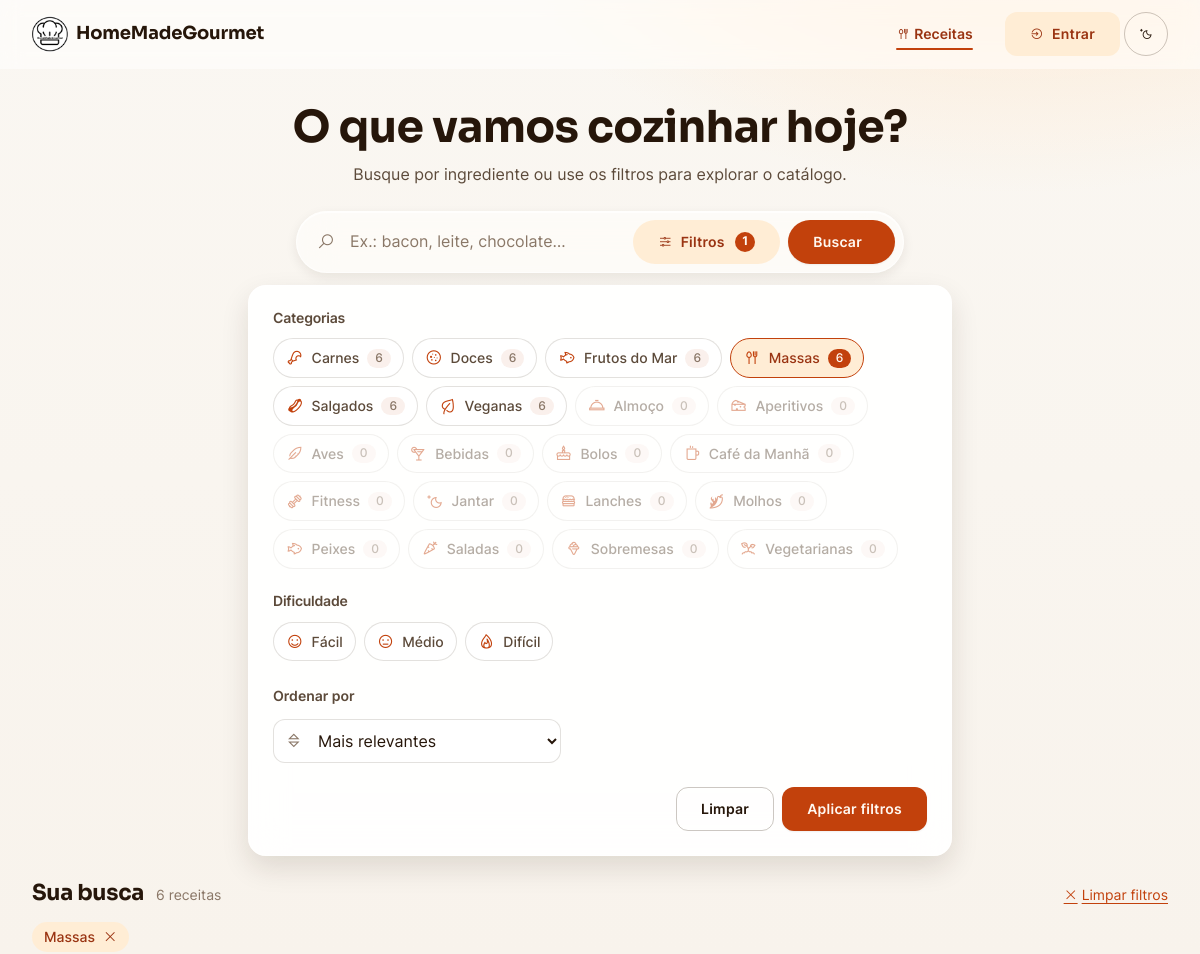
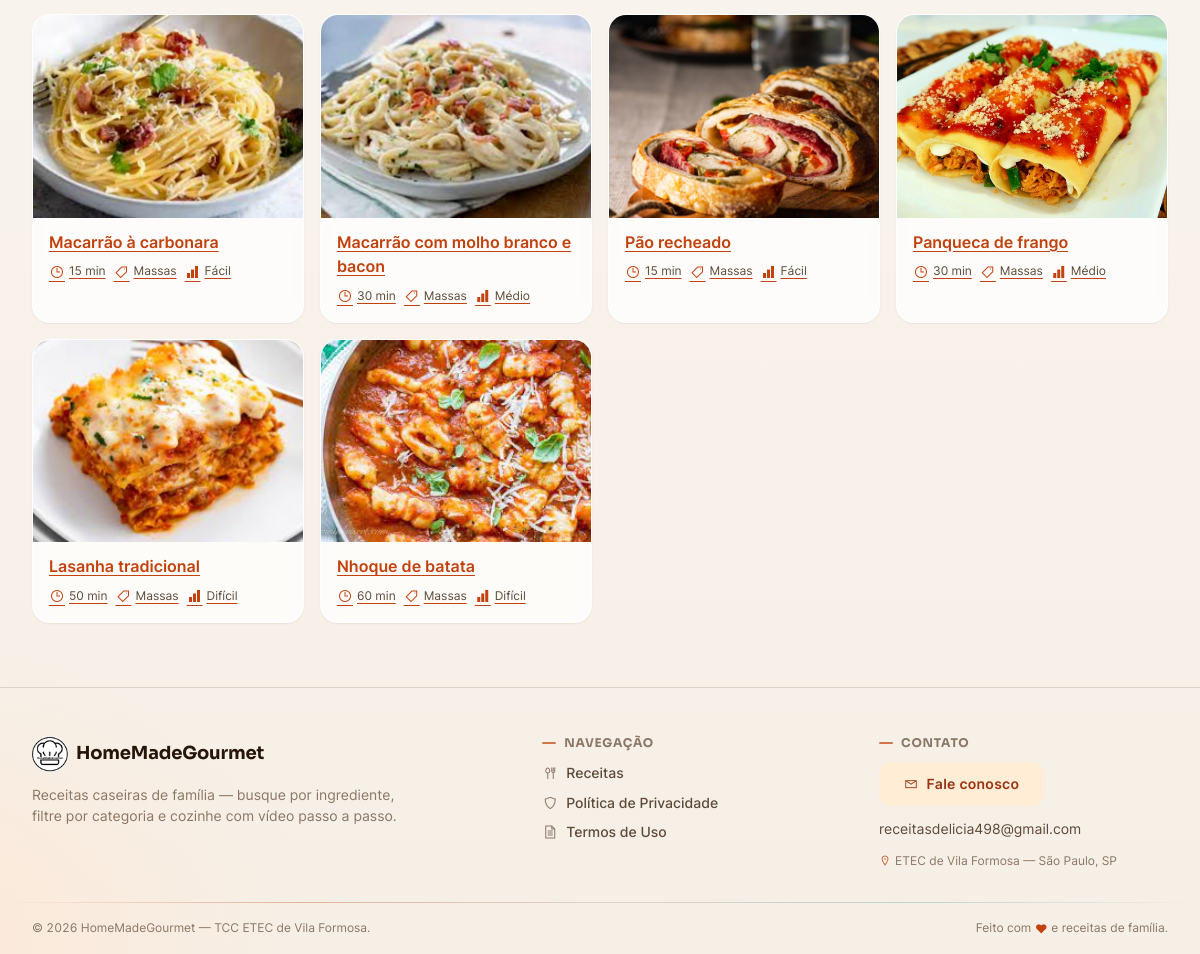
Screenshot of /index.php?categoriaReceita=2&buscar=1 with the database file from the repository (2 pictures, top to bottom).
### tables this page shows
CREATE TABLE categoria (
    idCategoria   INT UNSIGNED  NOT NULL AUTO_INCREMENT,
    nomeCategoria VARCHAR(30)   NOT NULL,
    icone         VARCHAR(40)   NULL COMMENT 'Classe do ícone Line Awesome (ex.: la-fish) — permite adicionar categorias sem tocar no código',

    CONSTRAINT pk_categoria             PRIMARY KEY (idCategoria),
    CONSTRAINT uq_categoria_nome        UNIQUE (nomeCategoria),
    CONSTRAINT ck_categoria_nome_valido CHECK (CHAR_LENGTH(TRIM(nomeCategoria)) >= 3)
);

CREATE TABLE receita (
    idReceita     INT UNSIGNED   NOT NULL AUTO_INCREMENT,
    nomeReceita   VARCHAR(70)    NOT NULL,
    porcoes       SMALLINT UNSIGNED NOT NULL,
    tempoReceita  VARCHAR(10)    NOT NULL,
    qtdCalorias   DECIMAL(7,2)   NOT NULL,
    link          VARCHAR(400)   NOT NULL COMMENT 'Embed (iframe) do vídeo no YouTube (youtube-nocookie)',
    ingrediente_1  VARCHAR(60)   NULL,
    ingrediente_2  VARCHAR(60)   NULL,
    ingrediente_3  VARCHAR(60)   NULL,
    ingrediente_4  VARCHAR(60)   NULL,
    ingrediente_5  VARCHAR(60)   NULL,
    ingrediente_6  VARCHAR(60)   NULL,
    ingrediente_7  VARCHAR(60)   NULL,
    ingrediente_8  VARCHAR(60)   NULL,
    ingrediente_9  VARCHAR(60)   NULL,
    ingrediente_10 VARCHAR(60)   NULL,
    ingrediente_11 VARCHAR(60)   NULL,
    ingrediente_12 VARCHAR(60)   NULL,
    ingrediente_13 VARCHAR(60)   NULL,
    ingrediente_14 VARCHAR(60)   NULL,
    ingrediente_15 VARCHAR(60)   NULL,
    modoPreparo   TEXT           NOT NULL,
    idcategoriaFK INT UNSIGNED   NULL,
    imagem        VARCHAR(30)    NOT NULL,
    dificuldade    ENUM('Fácil','Médio','Difícil') NULL COMMENT 'Grau de dificuldade exibido no card e na página',
    tempoCozimento VARCHAR(10)   NULL COMMENT 'Tempo de cozimento, separado do tempo total de preparo',
    dicas          TEXT          NULL COMMENT 'Dicas/observações opcionais exibidas na página da receita',

    CONSTRAINT pk_receita              PRIMARY KEY (idReceita),
    CONSTRAINT uq_receita_nome         UNIQUE (nomeReceita),
    CONSTRAINT uq_receita_link         UNIQUE (link),
    CONSTRAINT ck_receita_porcoes      CHECK (porcoes > 0),
    CONSTRAINT ck_receita_calorias     CHECK (qtdCalorias >= 0),
    CONSTRAINT ck_receita_ingrediente1 CHECK (ingrediente_1 IS NOT NULL)
);

### src/Presentation/View/partials/filters.php (the view, shortened to what the rows shown need)
<?php
$sortLabels = [
    'relevancia' => 'Mais relevantes',
    'nome' => 'Nome (A–Z)',
    'tempo' => 'Tempo de preparo',
];
?>
<div class="filters-panel" id="filtersPanel" hidden>
    <div class="filters-panel__group">
        <h2 class="filters-panel__title" id="filtroCategorias">Categorias</h2>
        <ul class="filters-cats" role="list" aria-labelledby="filtroCategorias">
            <?php foreach ($categories as $categoria): ?>
                <li>
                    <label class="filter-chip">
                        <span class="filter-chip__body">
                            <i class="las <?= htmlspecialchars($categoria['icon'] ?? 'la-utensils') ?>" aria-hidden="true"></i>
                            <?= htmlspecialchars($categoria['name']) ?>
                            <span class="filter-chip__count"><?= (int) $categoria['total'] ?></span>
                        </span>
                    </label>
                </li>
            <?php endforeach; ?>
        </ul>
    </div>
    <div class="filters-panel__group">
        <h2 class="filters-panel__title" id="filtroDificuldade">Dificuldade</h2>
    </div>
    <div class="filters-panel__group">
        <div class="field__control">
            <select class="field__input js-ordenar" name="ordenar" id="ordenar">
                <?php foreach ($sortLabels as $valor => $rotulo): ?>
                    <option value="<?= $valor ?>" <?= ($filters['sort'] ?? 'relevancia') === $valor ? 'selected' : '' ?>>
                        <?= htmlspecialchars($rotulo) ?>
                    </option>
                <?php endforeach; ?>
            </select>
        </div>
    </div>
</div>

### src/Presentation/View/index.php (shortened to what the rows shown need)
<?php
$cards = $viewData['cards'] ?? [];
$categories = $viewData['categories'] ?? [];
$filters = $viewData['filters'] ?? ['search' => null, 'categoryIds' => [], 'difficulties' => [], 'sort' => 'relevancia'];
$errorMessage = $viewData['errorMessage'] ?? null;
$filtrando = ($filters['search'] ?? null) !== null || ($filters['categoryIds'] ?? []) !== [] || ($filters['difficulties'] ?? []) !== [];
$nomePorCategoria = [];
foreach ($categories as $categoria) {
    $nomePorCategoria[$categoria['id']] = $categoria['name'];
}
$catalogoUrl = static function (array $overrides = []) use ($filters): string {
    $params = [];
    $search = array_key_exists('search', $overrides) ? $overrides['search'] : ($filters['search'] ?? null);
    if ($search !== null && $search !== '') {
        $params['pesquisa'] = $search;
    }
    $cats = array_key_exists('categoryIds', $overrides) ? $overrides['categoryIds'] : ($filters['categoryIds'] ?? []);
    if ($cats !== []) {
        $params['categoriaReceita'] = array_values($cats);
    }
    $difs = array_key_exists('difficulties', $overrides) ? $overrides['difficulties'] : ($filters['difficulties'] ?? []);
    if ($difs !== []) {
        $params['dificuldade'] = array_values($difs);
    }
    $sort = array_key_exists('sort', $overrides) ? $overrides['sort'] : ($filters['sort'] ?? 'relevancia');
    if ($sort !== 'relevancia') {
        $params['ordenar'] = $sort;
    }
    $page = $overrides['page'] ?? 1;
    if ($page > 1) {
        $params['pagina'] = $page;
    }
    $qs = http_build_query($params);
    return 'index.php' . ($qs !== '' ? '?' . $qs : '');
};
?>
<!DOCTYPE html>
<html lang="pt-br">
<head>
<?php
require __DIR__ . '/partials/head.php';
?>
</head>
<body>
    <main id="conteudo" role="main">
        <section class="search-hero container" aria-labelledby="tituloBusca">
            <h1 id="tituloBusca">O que vamos cozinhar hoje?</h1>
            <form action="index.php" method="GET" id="formSearch" role="search" aria-label="Buscar e filtrar receitas">
                <div class="search-bar glass">
                    <button class="btn btn--soft btn--filtros" type="button" id="btnFiltros"
                            aria-expanded="false" aria-controls="filtersPanel">
                        <i class="las la-sliders-h" aria-hidden="true"></i> Filtros
                        <?php if ($filters['categoryIds'] !== []): ?>
                            <span class="btn__badge"><?= count($filters['categoryIds']) ?></span>
                        <?php endif; ?>
                    </button>
                </div>
                <?php require __DIR__ . '/partials/filters.php'; ?>
            </form>
        </section>
        <section class="results container" aria-labelledby="tituloResultados">
            <div class="results__head">
                <h2 id="tituloResultados"><?= $filtrando ? 'Sua busca' : 'Receitas' ?></h2>
            </div>
            <?php if ($filtrando): ?>
                <ul class="active-filters" aria-label="Filtros ativos">
                    <?php foreach ($filters['categoryIds'] as $catId): ?>
                        <li>
                            <a class="active-filter" href="<?= htmlspecialchars($catalogoUrl(['categoryIds' => array_values(array_diff($filters['categoryIds'], [$catId]))])) ?>">
                                <?= htmlspecialchars($nomePorCategoria[$catId] ?? ('#' . $catId)) ?> <i class="las la-times" aria-hidden="true"></i>
                            </a>
                        </li>
                    <?php endforeach; ?>
                </ul>
            <?php endif; ?>
            <?php if (!empty($errorMessage)): ?>
                <div class="empty glass" role="status">
                    <i class="las la-utensils" aria-hidden="true"></i>
                    <h3><?= htmlspecialchars($errorMessage) ?></h3>
                    <p style="margin-inline:auto;">Tente outro ingrediente ou ajuste os filtros.</p>
                    <a class="btn btn--soft" href="index.php">Ver todas as receitas</a>
                </div>
            <?php else: ?>
                <ul class="recipe-grid" id="gradeReceitas" role="list" style="list-style:none; padding:0;">
                    <?php foreach ($cards as $cardIndex => $card): ?>
                        <?php require __DIR__ . '/partials/recipe-card.php'; ?>
                    <?php endforeach; ?>
                </ul>
            <?php endif; ?>
        </section>
    </main>
<?php require __DIR__ . '/partials/footer.php'; ?>
</body>
</html>

### src/Presentation/View/partials/recipe-card.php (shortened to what the rows shown need)
<?php
$slug = Slug::make((string) $card['name']);
$delay = isset($cardIndex) ? min((int) $cardIndex * 40, 400) : 0;
$loading = !empty($cardEager) ? 'eager' : 'lazy';
?>
<li class="card recipe-card reveal" style="animation-delay: <?= $delay ?>ms">
    <a class="recipe-card__btn" href="receita/<?= (int) $card['id'] ?>/<?= $slug ?>"
       aria-label="Ver receita: <?= htmlspecialchars((string) $card['name']) ?>">
        <span class="recipe-card__media">
            <img src="./assets/img/<?= htmlspecialchars((string) $card['image']) ?>"
                 alt="" loading="<?= $loading ?>" width="400" height="300">
        </span>
        <span class="recipe-card__body">
            <span class="recipe-card__title"><?= htmlspecialchars((string) $card['name']) ?></span>
            <span class="recipe-card__meta">
                <span><i class="las la-clock" aria-hidden="true"></i><?= htmlspecialchars((string) $card['time']) ?></span>
                <span><i class="las la-tag" aria-hidden="true"></i><?= htmlspecialchars((string) $card['category']) ?></span>
                <?php if (!empty($card['difficulty'])): ?>
                    <span><i class="las la-signal" aria-hidden="true"></i><?= htmlspecialchars((string) $card['difficulty']) ?></span>
                <?php endif; ?>
            </span>
        </span>
    </a>
</li>

### rows the page displays
categoria: idCategoria "1", nomeCategoria "Frutos do Mar", total "6", ordenar "Mais relevantes", catId "Massas"
categoria: nomeCategoria "Carnes", total "6"
categoria: nomeCategoria "Doces", total "6"
categoria: nomeCategoria "Massas", total "6"
categoria: nomeCategoria "Salgados", total "6"
categoria: nomeCategoria "Veganas", total "6"
categoria: nomeCategoria "Almoço", total "0"
categoria: nomeCategoria "Aperitivos", total "0"
categoria: nomeCategoria "Aves", total "0"
categoria: nomeCategoria "Bebidas", total "0"
categoria: nomeCategoria "Bolos", total "0"
categoria: nomeCategoria "Café da Manhã", total "0"
categoria: nomeCategoria "Fitness", total "0"
categoria: nomeCategoria "Jantar", total "0"
categoria: nomeCategoria "Lanches", total "0"
categoria: nomeCategoria "Molhos", total "0"
categoria: nomeCategoria "Peixes", total "0"
categoria: nomeCategoria "Saladas", total "0"
categoria: nomeCategoria "Sobremesas", total "0"
categoria: nomeCategoria "Vegetarianas", total "0"
receita: imagem (picture), nomeReceita "Macarrão à carbonara", tempoReceita "15 min", idcategoriaFK.nomeCategoria "Massas", dificuldade "Fácil"
receita: imagem (picture), nomeReceita "Macarrão com molho branco e bacon", tempoReceita "30 min", idcategoriaFK.nomeCategoria "Massas", dificuldade "Médio"
receita: imagem (picture), nomeReceita "Pão recheado", tempoReceita "15 min", idcategoriaFK.nomeCategoria "Massas", dificuldade "Fácil"
receita: imagem (picture), nomeReceita "Panqueca de frango", tempoReceita "30 min", idcategoriaFK.nomeCategoria "Massas", dificuldade "Médio"
receita: imagem (picture), nomeReceita "Lasanha tradicional", tempoReceita "50 min", idcategoriaFK.nomeCategoria "Massas", dificuldade "Difícil"
receita: imagem (picture), nomeReceita "Nhoque de batata", tempoReceita "60 min", idcategoriaFK.nomeCategoria "Massas", dificuldade "Difícil"

### other values shown
$nivel "Fácil"
$nivel "Médio"
$nivel "Difícil"
$pagination['total'] "6"
$emailContato "receitasdelicia498@gmail.com"
